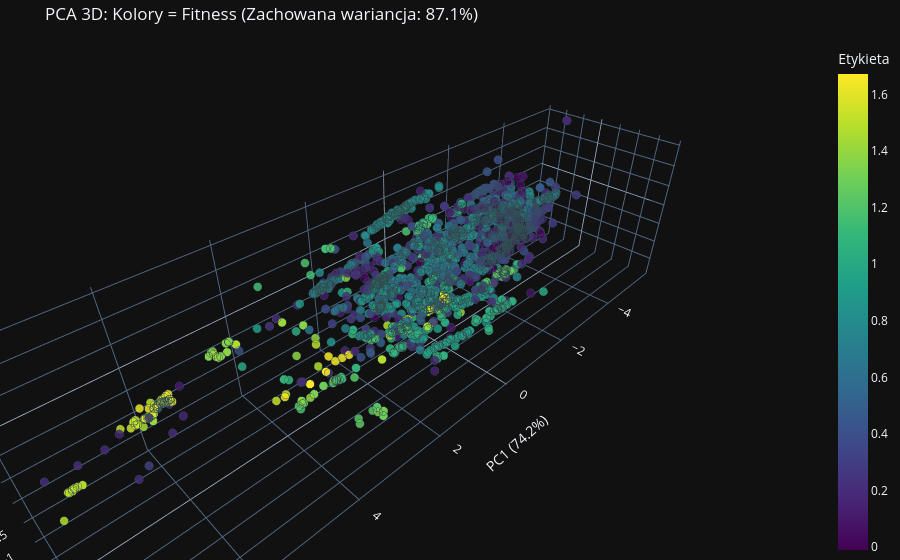

Write notebook code for a chart like this one.
### Markdown cell above
## PCA 3D

### Code cell
def visualize_pca_3d_interactive(latent_vectors, labels, title="Interaktywne PCA 3D"):
    if isinstance(latent_vectors[0], torch.Tensor):
        z_matrix = torch.stack(latent_vectors).detach().cpu().numpy()
    else:
        z_matrix = np.array(latent_vectors)

    labels = np.array(labels)
    assert len(z_matrix) == len(labels), "Liczba wektorów i etykiet musi być identyczna!"

    pca = PCA(n_components=3)
    z_pca = pca.fit_transform(z_matrix)
    exp_var = pca.explained_variance_ratio_ * 100

    hover_texts = [f"Wartość: {lbl:.3f}" if isinstance(lbl, float) else f"Wartość: {lbl}" for lbl in labels]

    df = pd.DataFrame({
        'PC1': z_pca[:, 0],
        'PC2': z_pca[:, 1],
        'PC3': z_pca[:, 2],
        'Etykieta': labels,
        'Szczegóły': hover_texts
    })

    fig = px.scatter_3d(
        df,
        x='PC1',
        y='PC2',
        z='PC3',
        color='Etykieta',          # Kolorowanie na podstawie przekazanych etykiet (np. fitness)
        hover_name='Szczegóły',    # Tekst pojawiający się po najechaniu myszką
        title=f'{title} (Zachowana wariancja: {sum(exp_var):.1f}%)',
        labels={
            'PC1': f'PC1 ({exp_var[0]:.1f}%)',
            'PC2': f'PC2 ({exp_var[1]:.1f}%)',
            'PC3': f'PC3 ({exp_var[2]:.1f}%)'
        },
        color_continuous_scale='Viridis', # Ładna i czytelna mapa kolorów
        opacity=0.85
    )

    fig.update_traces(marker=dict(size=5, line=dict(width=1, color='DarkSlateGrey')))

    fig.update_layout(margin=dict(l=0, r=0, b=0, t=40))

    fig.show()

visualize_pca_3d_interactive(latent_vectors, labels, title="PCA 3D: Kolory = Fitness")

### Figure 1 — Plotly figure (JSON) as saved in the notebook; plotly's stock layout.template omitted (floating-point values rounded to 4 significant figures; data arrays with more than 128 entries replaced by an {"elided": "..."} marker saying what was removed)
{"data": [{"hovertemplate": "<b>%{hovertext}</b><br><br>PC1 (74.2%)=%{x}<br>PC2 (6.9%)=%{y}<br>PC3 (6.0%)=%{z}<br>Etykieta=%{marker.color}<extra></extra>", "hovertext": {"elided": "4000 str values"}, "legendgroup": "", "marker": {"color": {"elided": "4000 float values"}, "coloraxis": "coloraxis", "opacity": 0.85, "symbol": "circle", "line": {"color": "DarkSlateGrey", "width": 1}, "size": 5}, "mode": "markers", "name": "", "scene": "scene", "showlegend": false, "x": {"elided": "4000 float values"}, "y": {"elided": "4000 float values"}, "z": {"elided": "4000 float values"}, "type": "scatter3d"}], "layout": {"scene": {"domain": {"x": [0.0, 1.0], "y": [0.0, 1.0]}, "xaxis": {"title": {"text": "PC1 (74.2%)"}}, "yaxis": {"title": {"text": "PC2 (6.9%)"}}, "zaxis": {"title": {"text": "PC3 (6.0%)"}}}, "coloraxis": {"colorbar": {"title": {"text": "Etykieta"}}, "colorscale": [[0.0, "#440154"], [0.1111, "#482878"], [0.2222, "#3e4989"], [0.3333, "#31688e"], [0.4444, "#26828e"], [0.5556, "#1f9e89"], [0.6667, "#35b779"], [0.7778, "#6ece58"], [0.8889, "#b5de2b"], [1.0, "#fde725"]], "autocolorscale": false}, "legend": {"tracegroupgap": 0}, "title": {"text": "PCA 3D: Kolory = Fitness (Zachowana wariancja: 87.1%)"}, "margin": {"l": 0, "r": 0, "b": 0, "t": 40}}}
